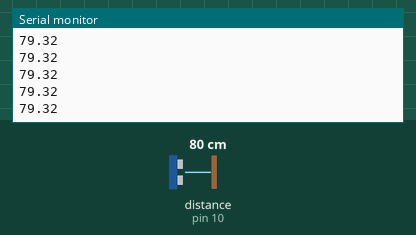
Bench run of a sketch on a simulated Arduino Uno, built with avr-gcc and run on an emulated ATmega328P. Shown: the last lines printed to the serial monitor. Wiring (inferred from the names in the program): ultrasonic range finder: trigger pin 9; echo pin 10. Inputs (shaded band) come from the test bench; at power-on: distance to the obstacle (sensor on pin 10) 80 cm. The echo pulse lasts 58.3 µs per cm.

Above: at 1.2 s.
1.3 s: distance to the obstacle (sensor on pin 10) set to 2 cm
At 1.38 s:
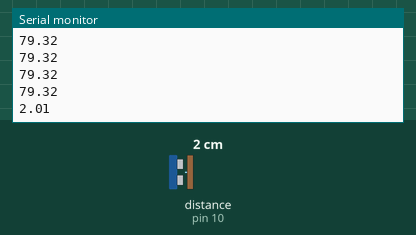
2.8 s: distance to the obstacle (sensor on pin 10) set to 4 cm
At 2.89 s:
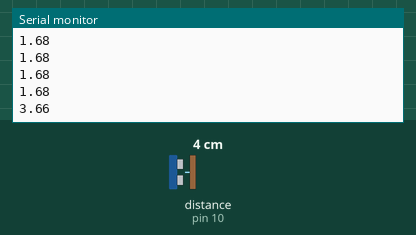
Timing chart, 0 to 5.8 s (numbered marks = the images above; inputs shaded):
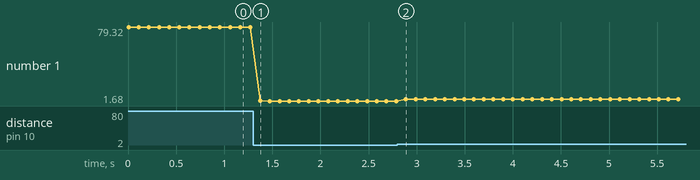

Measured:
- after the input at 1.3 s, the serial monitor: prints a new line after 0.07 s (image 1)
- after the input at 2.8 s, the serial monitor: prints a new line after 0.09 s (image 2)
- plotted number 1: 79.32 → 1.68 after the input at 1.3 s, 1.68 → 3.66 after the input at 2.8 s

The sketch:

hc_sr04_sketch.ino
```cpp
const int trigPin = 9;  // Trigger pin of HC-SR04
const int echoPin = 10; // Echo pin of HC-SR04

void setup() {
    Serial.begin(9600); // Start the serial communication
    pinMode(trigPin, OUTPUT);
    pinMode(echoPin, INPUT);
}

void loop() {
    long duration;
    float distance;

    // Send a 10-microsecond pulse to trigger pin
    digitalWrite(trigPin, LOW);
    delayMicroseconds(2);
    digitalWrite(trigPin, HIGH);
    delayMicroseconds(10);
    digitalWrite(trigPin, LOW);

    // Read the echo pin, and calculate distance
    duration = pulseIn(echoPin, HIGH);
    distance = duration * 0.034 / 2; // Convert to cm

    // Print distance to Serial Plotter
    Serial.println(distance);

    delay(100); // Delay to avoid excessive readings
}
```
